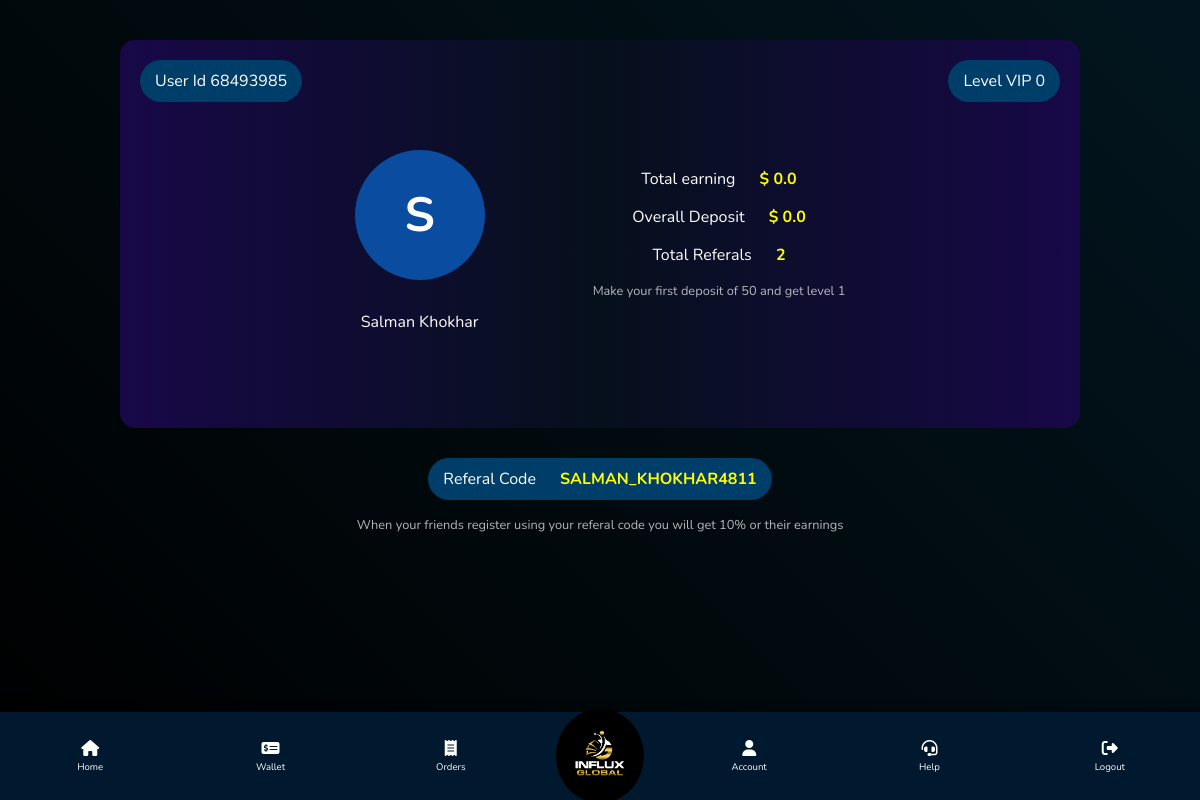
The app's page /user/account (signed in) with its own data.
### backend.py (models this page shows)
class users(db.Model):
    user_id = db.Column(db.String(50), primary_key=True, nullable=False)
    name = db.Column(db.String(50), nullable=False, unique=False)
    phone = db.Column(db.String(50), nullable=False, unique=True)
    password = db.Column(db.String(50), nullable=False, unique=False)
    country = db.Column(db.String(20), nullable=False, unique=False)
    selfReferalCode = db.Column(db.String(50), nullable=False, unique=True)
    joiningReferalCode = db.Column(db.String(50), nullable=False, unique=False)
    level = db.Column(db.Integer, nullable=False, unique=False)
    purchased_tickets = db.Column(db.String, nullable=True, unique=False)
    overall_referals = db.Column(db.Integer, nullable=False, unique=False)
    overall_deposit = db.Column(db.Float, nullable=False, unique=False)
    wallet_balance = db.Column(db.Float, nullable=False, unique=False)
    overall_earning = db.Column(db.Float, nullable=False, unique=False)
    today_earning = db.Column(db.Float, nullable=False, unique=False)
    monthly_earning = db.Column(db.Float, nullable=False, unique=False)

### backend.py (the view)
@app.route("/user/account", methods=["GET"])
def user_account():
    if request.method == "GET":
        if "user" in session:
            user_id = session["user"]
            selected_user = users.query.filter_by(user_id = user_id).first()
            if selected_user:
                level_upgrade_string = generate_level_upgrade_string(selected_user.level)
                return render_template("user/account.html", user=selected_user, level_upgrade_string=level_upgrade_string, currentPagespanText="Account")
            else:
                session.pop("user")
                return redirect("/")
        else:
            return redirect("/")

### backend.py (called while the page is built)
def generate_level_upgrade_string(user_level:int):
    selected_level = levels.query.filter_by(level_number = user_level).first()
    next_level = levels.query.filter_by(level_number = (user_level+1)).first()
    if user_level > 0 and user_level < 7:
        return f"Grow your overall deposit to {next_level.minimum_overall_deposit} and invite {next_level.minimum_overall_invitation} people and get level {next_level.level_number}"
    elif user_level == 0:
        return f"Make your first deposit of {next_level.minimum_overall_deposit} and get level {next_level.level_number}"
    elif user_level == 7:
        return "You have the highest level on Influx Global"
    else:
        return "Invalid Level"

### templates/user/account.html (shortened to what this page needs)
{% extends 'user/home.html' %}
{% block main %}
<div class="container" id="accountContainer">
    <div id="profileContainer">
        <div class="profileSection">
            <span class="userId infoBlock">User Id {{user.user_id}}</span>
            <div class="profilePicWrapper">
                <span>{{ user.name[0] }}</span>
            </div>
            <span class="name">{{user.name}}</span>
        </div>
        <div class="levelSection">
            <span class="level infoBlock">Level VIP {{user.level}}</span>
            <span class="">Total earning <strong>&dollar; {{user.overall_earning}}</strong></span>
            <span class="">Overall Deposit <strong>&dollar; {{user.overall_deposit}}</strong></span>
            <span class="">Total Referals <strong>{{user.overall_referals}}</strong></span>
            <p>{{level_upgrade_string}}</p>
        </div>
    </div>
    <div class="referalCodeWrapper levelSection">
        <span class="infoBlock">
            Referal Code <strong>{{user.selfReferalCode}}</strong>
        </span>
        <p>When your friends register using your referal code you will get 10% or their earnings</p>
    </div>
</div>
{% endblock main %}

### static/css/comman.css (style rules this page uses)
* { padding: 0px; margin: 0px; color: white; font-family: 'Nunito', sans-serif; }
html { scroll-behavior: smooth; }

### static/css/user/style.css (style rules this page uses)
body { background: linear-gradient(45deg, black, transparent); background-color: #02151e; min-height: 100vh; }
.container { padding-top: 5vh; padding-bottom: 20vh; padding-right: 10vw; padding-left: 10vw; }

### templates/user/account.html (style rules this page uses)
#accountContainer { border-radius: 15px; display: flex; flex-direction: column; row-gap: 30px; }
span strong { color: yellow; margin-left: 20px; }
.userId { position: absolute; top: 20px; left: 20px; }
.level { position: absolute; top: 20px; right: 20px; }
#profileContainer { position: relative; background: linear-gradient(90deg, #180848, #06101c, #180848); padding: inherit; border-radius: inherit; display: flex; justify-content: center; column-gap: 15%; padding-bottom: 10vh; padding-top: 10vh; }
.profileSection { display: flex; flex-direction: column; row-gap: 2vh; align-items: center; }
.profilePicWrapper { border-radius: 100%; background-color: #0a4c9f; padding: 5px; display: flex; align-items: center; justify-content: center; width: 10vw; height: 10vw; }
.profilePicWrapper span { font-weight: bold; font-size: 3rem; }
.levelSection { display: flex; flex-direction: column; align-items: center; row-gap: 2vh; justify-content: center; }
.levelSection p { text-align: center; font-size: 0.8rem; opacity: 0.7; }
.infoBlock { padding: 10px 15px; background-color: #003e6a; border-radius: 30px; }
.levelSection .level { align-self: center; }
@media screen and (max-width: 1431px) { #profileContainer div { margin: 15px 0px ; } }
@media screen and (max-width: 1431px) { .profilePicWrapper { width: 120px; height: 120px; } }
@media screen and (max-width: 1431px) { span.name { text-align: center; } }

### records on screen
users: user_id "68493985", name "S", name "Salman Khokhar", level "0", overall_earning "0.0", overall_deposit "0.0", overall_referals "2", selfReferalCode "SALMAN_KHOKHAR4811"

### other values on screen
{{ level_upgrade_string }} "Make your first deposit of 50 and get level 1"
